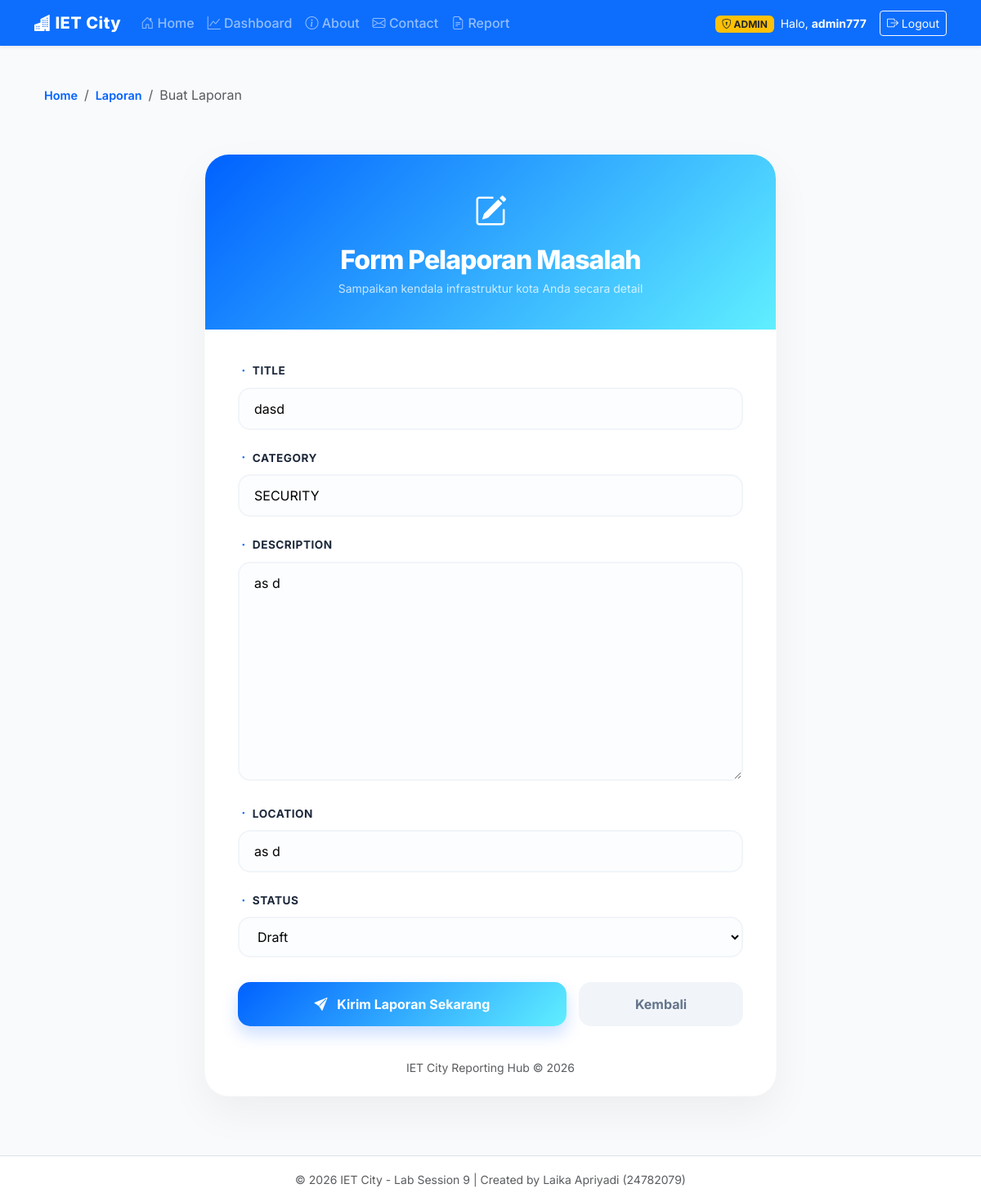
The page /report/13/edit/ (signed in) on the database as committed earlier.
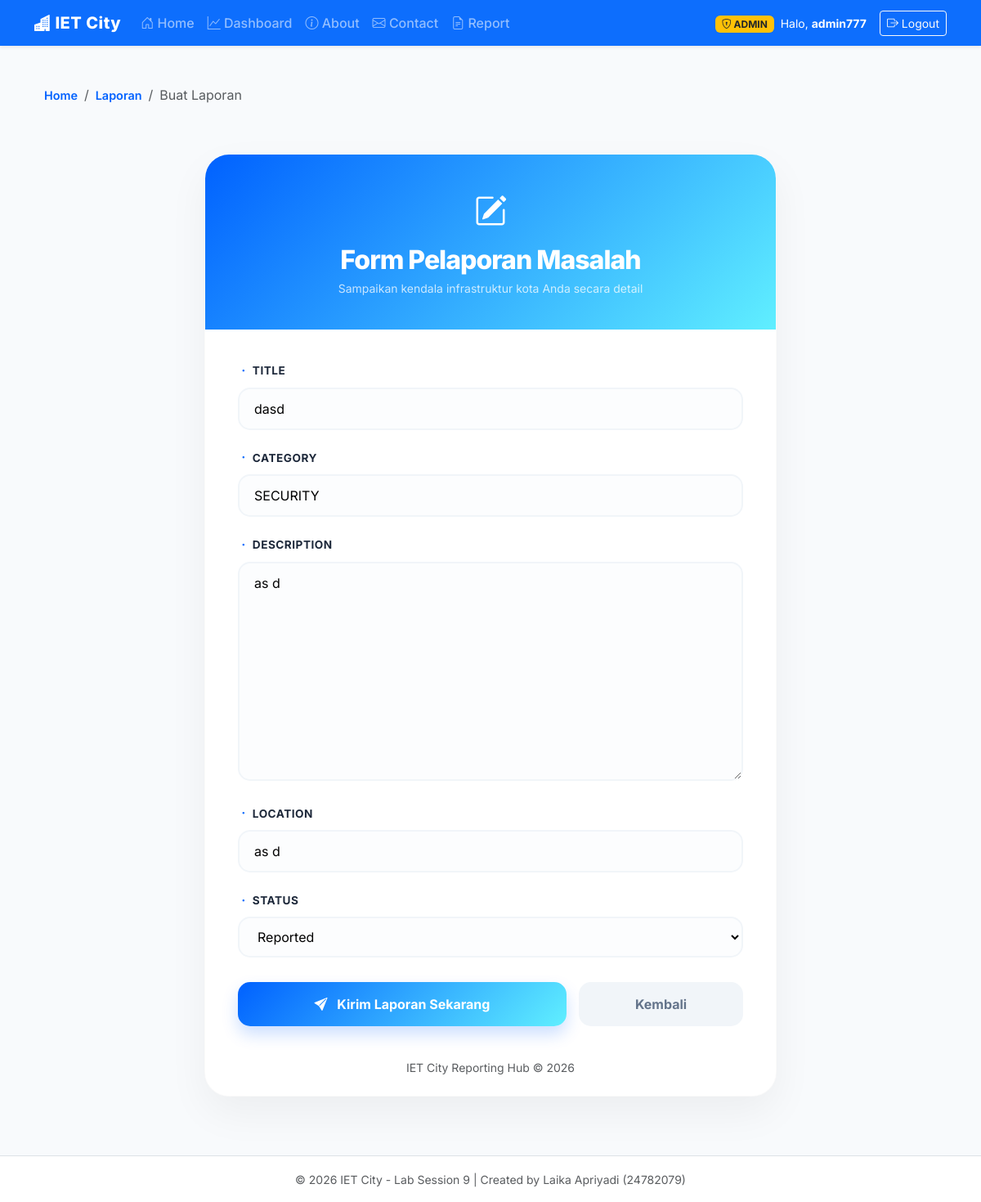
The same page on the database as committed later.
### main_app/models.py (models this page shows)
class Report(models.Model):
    title = models.CharField(max_length=200)
    category = models.CharField(max_length=100)
    description = models.TextField()
    location = models.CharField(max_length=200)
    reporter = models.ForeignKey(
        settings.AUTH_USER_MODEL,
        on_delete=models.CASCADE,
        related_name='reports',
        null=True,
        blank=True
    )
    status = models.CharField(
        max_length=20,
        choices=STATUS_CHOICES,
        default='REPORTED'
    )
    created_at = models.DateTimeField(auto_now_add=True)
    updated_at = models.DateTimeField(auto_now=True)

### main_app/views.py (the view)
# urls.py: path('report/<int:pk>/edit/', views.ReportUpdateView.as_view(), name='report_update'),
class ReportUpdateView(LoginRequiredMixin, AdminRequiredMixin, SuccessMessageMixin, UpdateView):
    model = Report
    fields = ['title', 'category', 'description', 'location', 'status']
    template_name = 'main_app/report_form.html'
    success_url = reverse_lazy('report_list')
    success_message = "Laporan berhasil diperbarui!"

### main_app/views.py (called while the page is built)
    def test_func(self):
        return self.request.user.is_authenticated and (getattr(self.request.user, 'is_admin', False) or self.request.user.is_staff)

### main_app/templates/main_app/report_form.html (shortened to what this page needs)
{% extends 'base.html' %}
{% block content %}
<div class="container">
    <nav aria-label="breadcrumb" class="mt-4">
        <ol class="breadcrumb breadcrumb-modern">
            <li class="breadcrumb-item"><a href="{% url 'home_page' %}">Home</a></li>
            <li class="breadcrumb-item"><a href="{% url 'report_list' %}">Laporan</a></li>
            <li class="breadcrumb-item active" aria-current="page text-muted">Buat Laporan</li>
        </ol>
    </nav>
    <div class="form-wrapper">
        <div class="form-card">
            <div class="form-header">
                <i class="bi bi-pencil-square"></i>
                <h2>Form Pelaporan Masalah</h2>
                <p class="opacity-75 mb-0 small">Sampaikan kendala infrastruktur kota Anda secara detail</p>
            </div>
            <div class="form-body">
                <form method="post">
                    {% for field in form %}
                    <div class="mb-4">
                        <label class="form-label" for="{{ field.id_for_label }}">
                            <i class="bi bi-dot text-primary"></i> {{ field.label }}
                        </label>
                        {{ field }}
                    </div>
                    {% endfor %}
                    <div class="button-group">
                        <button type="submit" class="btn-submit">
                            <i class="bi bi-send-fill me-2"></i> Kirim Laporan Sekarang
                        </button>
                        <a href="{% url 'report_list' %}" class="btn-cancel">
                            Kembali
                        </a>
                    </div>
                </form>
            </div>
            <div class="text-center pb-4 text-muted small">
                IET City Reporting Hub &copy; 2026
            </div>
        </div>
    </div>
</div>
{% endblock %}

Rows that differ between the two databases and show on the page:
changed Report "dasd": status "Draft" → "Reported"
